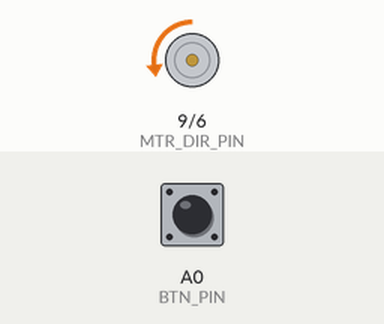
Simulated run of this sketch. Board: Arduino Uno, built with avr-gcc and run on an emulated ATmega328P. Parts: direction and speed pins drawn as motors (green arrow = direction pin HIGH = forward, orange = LOW = backward, longer = more drive). Inputs (shaded band) come from the test bench; at power-on: A0 (BTN_PIN) HIGH. What the sketch prints to the serial monitor is not drawn.

Above: at 2.8 s.
2.9 s: A0 (BTN_PIN) pulled LOW for 1.2 s
Timing chart, 0 to 7.5 s (numbered marks = the images above; inputs shaded):
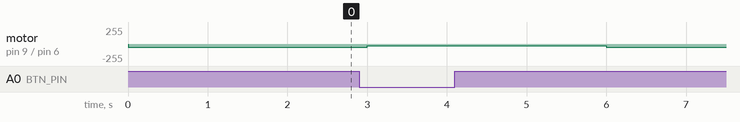

Measured:
- after the input at 2.9 s, motor on pin 9 (MTR_DIR_PIN) / pin 6 (MTR_SPEED_PIN): backward 50/255 → backward 25/255 after 0.10 s, → backward 50/255 3.0 s later

The sketch:

project.ino
```cpp
#include "sensor.h"
#include "motor.h"
#include "esp.h"
#include "test.h"

#define MTR_SPEED 50
#define MTR_SPEED_PIN 6
#define MTR_DIR 0
#define MTR_DIR_PIN 9
#define BTN_PIN A0

Sensor button( BTN_PIN );
Motor motorDC( MTR_SPEED, MTR_SPEED_PIN, MTR_DIR, MTR_DIR_PIN );
ESP wheel( &button, &motorDC );
Test LED();

void setup() {
  Serial.begin( 9600 );
}

void loop() {


  motorDC.work();
  button.work();
  wheel.work();

}
```

device.cpp
```cpp
#include "device.h"

Device::Device()
{
  _devices++;
}
Device::~Device()
{
  _devices--;
}
// Device::getNumberDevices()
// {
//   return _devices;
// }
```

device.h
```cpp
#ifndef DEVICE_H
#define DEVICE_H


class Device {
public:
  Device();
  ~Device();
  virtual void setPin( char *) = 0;
  // virtual int getNumberDevices() = 0;
private:
  unsigned int _devices = 0;
};

#endif
```

esp.cpp
```cpp
#include "esp.h"
#include "sensor.h"
#include "motor.h"
#include <Arduino.h>


ESP::ESP(Sensor *sensor, Motor *motor)
    : _sensor( sensor), _motor( motor )
{
  _motorSpeed = _motor->getSpeed();
}

void ESP::work()
{
    if ( _sensor->getValue() == true ){
        _motor->setSpeed(6, _motorSpeed / 2);
        Serial.println("050");
        delay( 1000 );
    } else {
        Serial.println("100");
        delay( 1000 );
        _motor->setSpeed( 6, _motorSpeed );

    }
}
```

esp.h
```cpp
#ifndef ESP_H
#define ESP_H

#include "sensor.h"
#include "motor.h"
class ESP
{
public:
    ESP( Sensor *sensor, Motor *motor );
    void work();
private:
    Sensor *_sensor;
    Motor *_motor;
    int _motorSpeed;
};

#endif
```

motor.cpp
```cpp
#include <Arduino.h>
#include "motor.h"

Motor::Motor( short int speed, short int speedPin, short int dir, short int dirPin )
  : _speed( speed ), _speedPin( speedPin ), _direction( dir ), _directionPin( dirPin )
{
  pinMode( _speedPin, OUTPUT );
  pinMode( _directionPin, OUTPUT );
}

void Motor::setPin( char* dirPin)
{
  _directionPin = dirPin;
}

void Motor::setSpeed( short int speedPin, short int speed )
{
    _speedPin = speedPin;
    _speed = speed;
    analogWrite( _speedPin, _speed );
}

short int Motor::getSpeed()
{
    return _speed;
}

void Motor::setDirection( short int dirPin, short int dir )
{
  setPin( dirPin );
  _direction = dir;
  digitalWrite( _directionPin, _direction );

}

void Motor::work()
{
  setDirection( _directionPin, _direction );
  setSpeed( _speedPin, _speed );
}
```

motor.h
```cpp
#ifndef MOTOR_H
#define MOTOR_H

#include "device.h"


class Motor : public Device
{
private:
   short int _speed, _speedPin, _direction, _directionPin;

public:
    Motor( short int, short int, short int, short int);

    void setPin( char* ) override;

    void setSpeed( short int, short int );

    short int getSpeed();

    void setDirection( short int, short int );

    void work();

    friend class ESP;
};

#endif
```

sensor.cpp
```cpp
#include <Arduino.h>
#include "sensor.h"


Sensor::Sensor( char *pin )
 : _pin( pin ) {
   pinMode( pin, INPUT_PULLUP );
 }

void Sensor::setPin( char *pin )
{
  _pin = pin;
}
bool Sensor::getValue()
{
  if( _value == true )
    return true;
  else
    return false;
}

void Sensor::work()
{
  if ( digitalRead( _pin ) == LOW ){
    _value = true;
  } else {
    _value = false;
  }
}
```

sensor.h
```cpp
#ifndef SENSOR_H
#define SENSOR_H

#include "device.h"

class Sensor : public Device {
private:
    short int _pin;
    short int _value;

public:
    Sensor( char* );
    void setPin( char* ) override;
    bool getValue(); //Read value from sensor
    void work();
};

#endif 
```

test.cpp
```cpp
#include "test.h"

#include <Arduino.h>


Test::Test(int pin)
  : _pin( pin )
{
  pinMode( LED_BUILTIN, OUTPUT );
}
void Test::led_work(){
  digitalWrite( LED_BUILTIN, HIGH );
  delay(1000);
  digitalWrite( LED_BUILTIN, LOW );
  delay(1000);
}

void Test::setPin( char *pin )
{
  _pin = atoi( pin );
}
```

test.h
```cpp
#include "device.h"

class Test : public Device {
  public:
    Test(int);
    void led_work();
    void setPin( char * ) override;
  private:
    int _pin;
};
```
